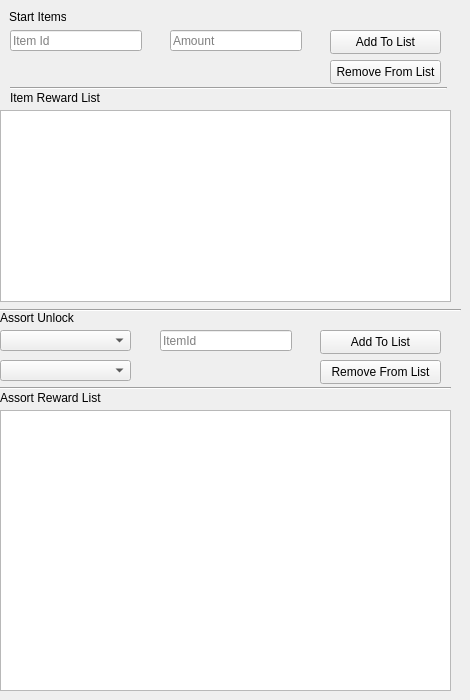
               <widget class="QWidget" name="tab_7">
                <attribute name="title">
                 <string>Started</string>
                </attribute>
                <widget class="QLabel" name="label_9">
                 <property name="geometry">
                  <rect>
                   <x>9</x>
                   <y>9</y>
                   <width>57</width>
                   <height>16</height>
                  </rect>
                 </property>
                 <property name="text">
                  <string>Start Items</string>
                 </property>
                </widget>
                <widget class="QPushButton" name="StartedAddItemToList">
                 <property name="geometry">
                  <rect>
                   <x>330</x>
                   <y>30</y>
                   <width>111</width>
                   <height>24</height>
                  </rect>
                 </property>
                 <property name="text">
                  <string>Add To List</string>
                 </property>
                </widget>
                <widget class="QLineEdit" name="StartedItemId">
                 <property name="geometry">
                  <rect>
                   <x>10</x>
                   <y>30</y>
                   <width>132</width>
                   <height>21</height>
                  </rect>
                 </property>
                 <property name="text">
                  <string/>
                 </property>
                 <property name="maxLength">
                  <number>24</number>
                 </property>
                 <property name="placeholderText">
                  <string>Item Id</string>
                 </property>
                 <property name="clearButtonEnabled">
                  <bool>true</bool>
                 </property>
                </widget>
                <widget class="QLineEdit" name="StartedItemAmount">
                 <property name="geometry">
                  <rect>
                   <x>170</x>
                   <y>30</y>
                   <width>132</width>
                   <height>21</height>
                  </rect>
                 </property>
                 <property name="text">
                  <string/>
                 </property>
                 <property name="maxLength">
                  <number>24</number>
                 </property>
                 <property name="placeholderText">
                  <string>Amount</string>
                 </property>
                 <property name="clearButtonEnabled">
                  <bool>true</bool>
                 </property>
                </widget>
                <widget class="QListWidget" name="StartedItemWidget">
                 <property name="geometry">
                  <rect>
                   <x>0</x>
                   <y>110</y>
                   <width>451</width>
                   <height>192</height>
                  </rect>
                 </property>
                </widget>
                <widget class="QPushButton" name="StartedRemoveItemFromList">
                 <property name="geometry">
                  <rect>
                   <x>330</x>
                   <y>60</y>
                   <width>111</width>
                   <height>24</height>
                  </rect>
                 </property>
                 <property name="text">
                  <string>Remove From List</string>
                 </property>
                </widget>
                <widget class="Line" name="line_9">
                 <property name="geometry">
                  <rect>
                   <x>0</x>
                   <y>300</y>
                   <width>461</width>
                   <height>20</height>
                  </rect>
                 </property>
                 <property name="orientation">
                  <enum>Qt::Horizontal</enum>
                 </property>
                </widget>
                <widget class="QPushButton" name="StartedAssortTraderUnlockRemoveFromList">
                 <property name="geometry">
                  <rect>
                   <x>320</x>
                   <y>360</y>
                   <width>121</width>
                   <height>24</height>
                  </rect>
                 </property>
                 <property name="text">
                  <string>Remove From List</string>
                 </property>
                </widget>
                <widget class="QComboBox" name="StartedAssortTraderComboBox">
                 <property name="geometry">
                  <rect>
                   <x>0</x>
                   <y>330</y>
                   <width>131</width>
                   <height>21</height>
                  </rect>
                 </property>
                 <property name="editable">
                  <bool>false</bool>
                 </property>
                 <property name="placeholderText">
                  <string>Trader</string>
                 </property>
                 <property name="modelColumn">
                  <number>0</number>
                 </property>
                </widget>
                <widget class="QLineEdit" name="StartedAssortTraderItemId">
                 <property name="geometry">
                  <rect>
                   <x>160</x>
                   <y>330</y>
                   <width>132</width>
                   <height>21</height>
                  </rect>
                 </property>
                 <property name="text">
                  <string/>
                 </property>
                 <property name="maxLength">
                  <number>24</number>
                 </property>
                 <property name="placeholderText">
                  <string>ItemId</string>
                 </property>
                 <property name="clearButtonEnabled">
                  <bool>true</bool>
                 </property>
                </widget>
                <widget class="QPushButton" name="StartedAssortTraderUnlockAddToList">
                 <property name="geometry">
                  <rect>
                   <x>320</x>
                   <y>330</y>
                   <width>121</width>
                   <height>24</height>
                  </rect>
                 </property>
                 <property name="text">
                  <string>Add To List</string>
                 </property>
                </widget>
                <widget class="QLabel" name="label_20">
                 <property name="geometry">
                  <rect>
                   <x>0</x>
                   <y>390</y>
                   <width>111</width>
                   <height>16</height>
                  </rect>
                 </property>
                 <property name="text">
                  <string>Assort Reward List</string>
                 </property>
                </widget>
                <widget class="QLabel" name="label_21">
                 <property name="geometry">
                  <rect>
                   <x>0</x>
                   <y>310</y>
                   <width>84</width>
                   <height>16</height>
                  </rect>
                 </property>
                 <property name="text">
                  <string>Assort Unlock</string>
                 </property>
                </widget>
                <widget class="QComboBox" name="StartedAssortLoyaltyLevelComboBox">
                 <property name="geometry">
                  <rect>
                   <x>0</x>
                   <y>360</y>
                   <width>131</width>
                   <height>21</height>
                  </rect>
                 </property>
                 <property name="editable">
                  <bool>false</bool>
                 </property>
                 <property name="placeholderText">
                  <string>Loyalty level</string>
                 </property>
                 <property name="modelColumn">
                  <number>0</number>
                 </property>
                </widget>
                <widget class="QListWidget" name="StartedAssortTraderWidget">
                 <property name="geometry">
                  <rect>
                   <x>0</x>
                   <y>410</y>
                   <width>451</width>
                   <height>281</height>
                  </rect>
                 </property>
                </widget>
                <widget class="Line" name="line_22">
                 <property name="geometry">
                  <rect>
                   <x>0</x>
                   <y>380</y>
                   <width>451</width>
                   <height>16</height>
                  </rect>
                 </property>
                 <property name="orientation">
                  <enum>Qt::Horizontal</enum>
                 </property>
                </widget>
                <widget class="QLabel" name="label_22">
                 <property name="geometry">
                  <rect>
                   <x>10</x>
                   <y>90</y>
                   <width>111</width>
                   <height>16</height>
                  </rect>
                 </property>
                 <property name="text">
                  <string>Item Reward List</string>
                 </property>
                </widget>
                <widget class="Line" name="line_26">
                 <property name="geometry">
                  <rect>
                   <x>10</x>
                   <y>80</y>
                   <width>437</width>
                   <height>16</height>
                  </rect>
                 </property>
                 <property name="orientation">
                  <enum>Qt::Horizontal</enum>
                 </property>
                </widget>
               </widget>
